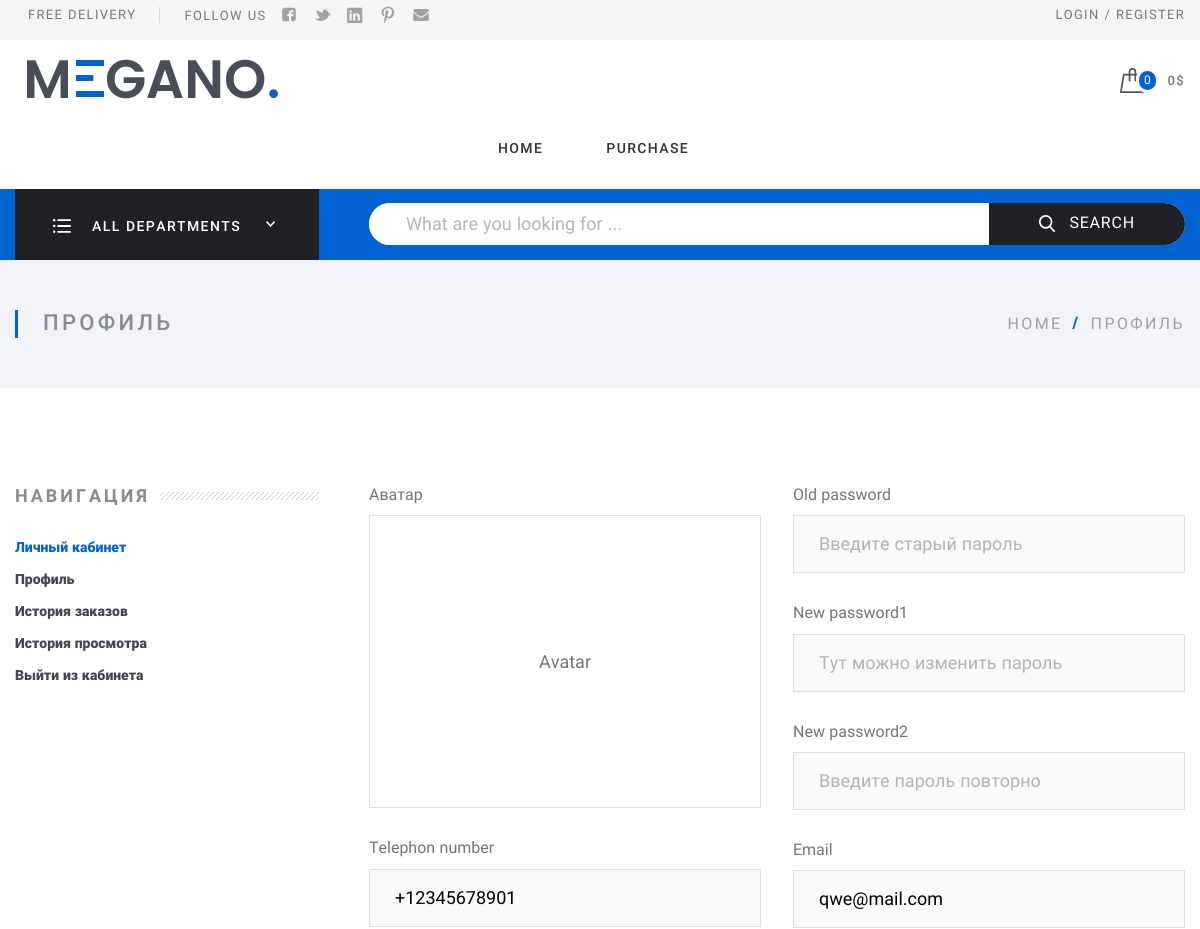
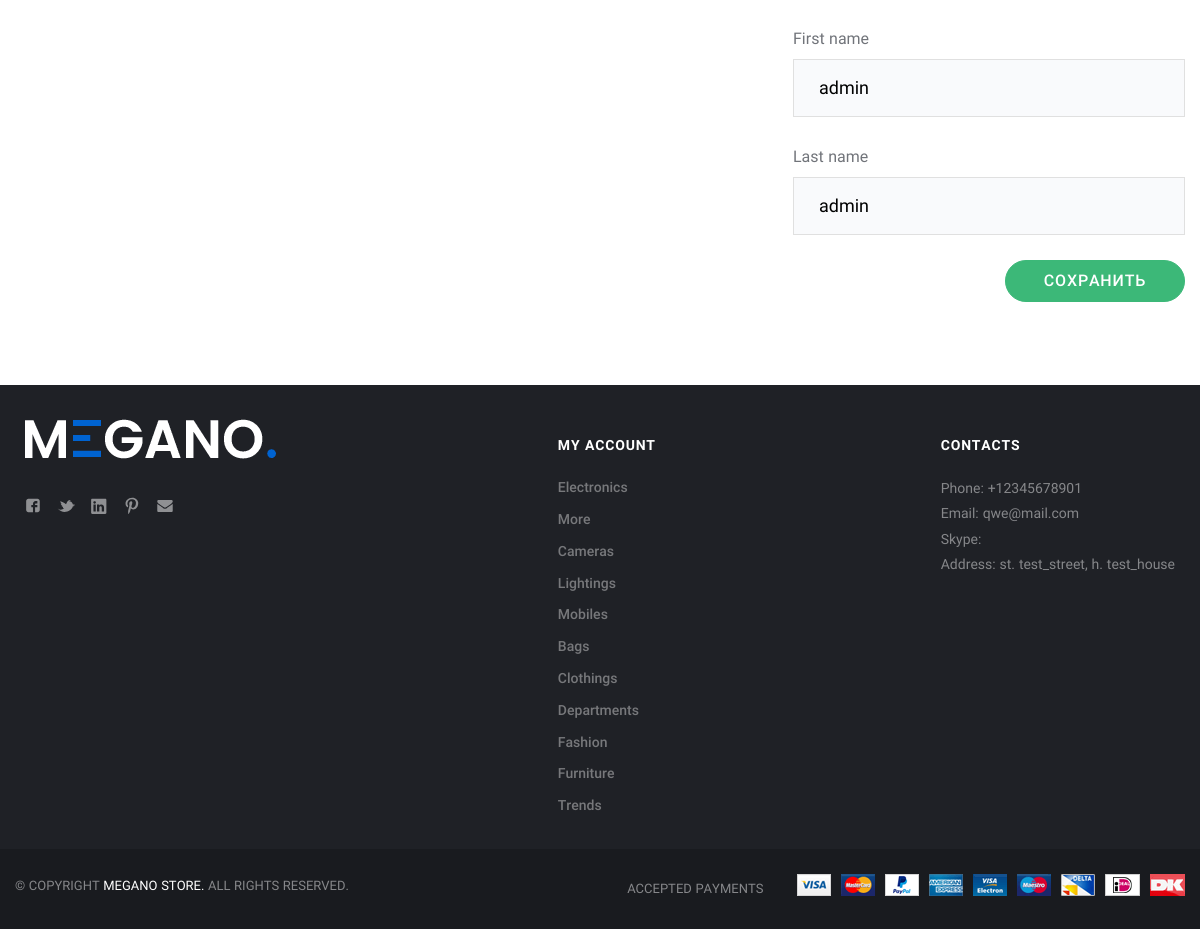
Screenshot of /profile/profile/ (signed in) with the database file from the repository (2 pictures, top to bottom).
### app_profile/models.py (models this page shows, shortened)
class Profile(models.Model):
    user = models.OneToOneField(User, on_delete=models.CASCADE, verbose_name=_('user'))
    balance = models.DecimalField(max_digits=6, decimal_places=2, default=0, verbose_name=_('balance'))
    avatar = models.ImageField(upload_to=tools.get_path ,blank=True, null=True, validators=[validators.validate_image, ], verbose_name=_('avatar'))
    telephon_number = models.CharField(max_length=12, unique=True, blank=True, validators=(validators.phone_number_validator, ), verbose_name=_('telephon number'))
    city = models.CharField(max_length=100, blank=True, verbose_name=_('city'))
    address = models.CharField(max_length=150, blank=True, verbose_name=_('address'))
    card = models.CharField(max_length=8, blank=True, validators=[validate_card_even, validate_card_length], verbose_name=_('card'))

### app_shop/models.py (models this page shows, shortened)
class CategoryMPTT(utility.StrMixin, MPTTModel):
    title = models.CharField(max_length=150, unique=True, verbose_name=_('title'))
    slug = models.SlugField(blank=True, verbose_name=_('slug'))
    parent = TreeForeignKey('self', on_delete=models.CASCADE, null=True, blank=True, related_name='children')
    image = models.FileField(upload_to=tools.get_path_category, blank=True, null=True, default='app_shop/categories/Electronics_gpKEGby.svg', verbose_name=_('image'))
    class MPTTMeta:
        order_insertion_by = ('title', )

### app_profile/views.py (the view, shortened to what this page needs)
# urls.py: path('profile/', views.ProfileView.as_view(), name='profile'),
class ProfileView(LoginRequiredMixin, BasketContextMixin, CategoryContextMixin, UpdateView):
    template_name = 'app_profile/profile.html'
    form_class = forms.ChangeProfileForm
    model = models.Profile
    def get_context_data(self, **kwargs):
        context =  super().get_context_data(**kwargs)
        context['form_user'] = forms.ChangeUserForm(self.request.user, initial={
            'email': self.request.user.email,
            'first_name': self.request.user.first_name,
            'last_name': self.request.user.last_name,
            })
        return context
    def get_object(self):
        return self.model.objects.get(user=self.request.user)

### app_profile/forms.py (shortened to what this page needs)
class ChangeProfileForm(forms.ModelForm):
    avatar = forms.FileField(widget=forms.FileInput({'class': 'Profile-file form-input',
                'id': 'avatar',
                'data-validate': 'onlyImgAvatar',
                'name': 'avatar',
                'type': 'file',}), required=False)
    class Meta:
        model = models.Profile
        fields = ('avatar', 'telephon_number', )
        widgets = {
            'telephon_number': forms.TextInput(attrs={
                'class': 'form-input',
                'id': 'phone',
                'name': 'phone',
                'type': 'text',
                }),
        }

class ChangeUserForm(PasswordChangeForm, forms.ModelForm):
    email, first_name, last_name, old_password, new_password1, new_password2 = (
        forms.CharField(widget=forms.TextInput(attrs={
            'class': class_field,
            'id': id_field,
            'name': name_field,
            'type': type_field,
            'placeholder': placeholder_field,
            'value': value_field,
        }), required=False) for class_field, id_field, name_field, type_field, placeholder_field, value_field, in (
            ('form-input', 'mail', 'mail', 'text', '', ''),
            ('form-input', 'name', 'name', 'text', '', ''),
            ('form-input', 'name', 'name', 'text', '', ''),
            ('form-input', 'old_password', 'old_password', 'password', 'Введите старый пароль', ''),
            ('form-input', 'new_password1', 'new_password1', 'password', 'Тут можно изменить пароль', ''),
            ('form-input', 'new_password2', 'new_password2', 'password', 'Введите пароль повторно', '')
        )
    )
    class Meta:
        model = User
        fields = ('email', 'first_name', 'last_name')

### app_shop/templatetags/get_admin_data.py (called while the page is built)
@register.simple_tag
def get_admin_data():
    admin = Profile.objects.select_related('user').filter(user__is_staff=True).first()
    return admin

### app_shop/templatetags/total_price.py (called while the page is built)
@register.filter(name='total_price')
def total_price(values):
    total_price = 0
    try:
        for value, count in values.items():
            total_price += value.price * int(count)
    except AttributeError:
        pass
    return total_price

### app_shop/utility.py (called while the page is built)
    def get_context_data(self, **kwargs):
        context = super().get_context_data(**kwargs)
        context['basket'] = cache.get('basket', dict())
        return context

### app_profile/templates/app_profile/profile.html (shortened to what this page needs)
{% extends 'app_profile/app_profile_base.html' %}
{% load static %}
{% block main %}
<div class="Middle Middle_top">
	{% with title='Профиль' span='Профиль' %}
		{% include 'inc/header/_middle.html' %}
	{% endwith %}
	<div class="Section Section_column Section_columnLeft">
		<div class="wrap">
			<div class="Section-column">
				<div class="Section-columnSection">
					<header class="Section-header">
						<strong class="Section-title">Навигация</strong>
					</header>
					<div class="Section-columnContent">
						{% block navigate_profile %}
							{% include 'app_profile/inc/_navigate_profile.html' %}
						{% endblock %}
					</div>
				</div>
			</div>
			<div class="Section-content">
				<div class="Profile">
					<form class="form Profile-form" method="post" enctype="multipart/form-data">
						<div class="row">
							<div class="row-block">
								<div class="form-group">
									<label class="form-label" for="avatar">Аватар</label>
									<div class="Profile-avatar Profile-avatar_noimg">
										<label class="Profile-fileLabel" for="avatar">{{form.avatar.label}}</label>
									</div>
								</div>
								<div class="form-group">
									<label class="form-label" for="name">{{form.telephon_number.label}}</label>
									{{form.telephon_number}}
								</div>
							</div>
							<div class="row-block">
								{% for field in form_user %}
									<div class="form-group">
										<label class="form-label">{{field.label}}</label>
										{{field}}
									</div>
								{% endfor %}
								<div class="form-group">
									<div class="Profile-btn">
										<button class="btn btn_success" type="submit">Сохранить</button>
									</div>
								</div>
							</div>
						</div>
					</form>
				</div>
			</div>
		</div>
	</div>
</div>
{% endblock %}

### templates/inc/footer/_my_account.html
<div class="row-block">
	<strong class="Footer-title">My Account</strong>
	<ul class="menu menu_vt Footer-menu">
    {% for category in categories %}
    <li class="menu-item">
			<a class="menu-link" href="{% url 'category' category.slug %}">{{category.title}}</a>
		</li>
    {% endfor %}
</div>

### templates/inc/footer/_contacts.html
{% load get_admin_data %}
{% get_admin_data as admin %}
<div class="row-block">
<strong class="Footer-title">Contacts</strong>
<p>
    Phone: {{admin.telephon_number}}
    <br>
    Email: {{admin.user.email}}
    <br>
    Skype:
    <br>
    Address: {{admin.address}}
</p>
</div>

### project/static/assets/css/basic.css (style rules this page uses)
html { font-family: sans-serif; -ms-text-size-adjust: 100%; -webkit-text-size-adjust: 100%; }
body { margin: 0; }
article, aside, details, figcaption, figure, footer, header, main, menu, nav, section, summary { display: block; }
a { background-color: transparent; -webkit-text-decoration-skip: objects; }
b, strong { font-weight: inherit; }
b, strong { font-weight: bolder; }
button, input, select, textarea { font: inherit; margin: 0; }
button, input { overflow: visible; }
button, select { text-transform: none; }
button, html [type="button"], [type="reset"], [type="submit"] { -webkit-appearance: button; }
.btn { display: inline-flex; align-items: center; justify-content: center; min-height: 42px; border: 1px solid #fff; border-color: #fff; border-radius: 100px; background: #fff; padding: 3px 15px; line-height: 1.2em; text-align: center; color: #424650; text-decoration: none; position: relative; font-size: 16px; border-color: #fff; color: #424650; background: #fff; transition: all 200ms; font-weight: 500; text-transform: uppercase; letter-spacing: 0.8px; padding-left: 38px; padding-right: 38px; }
.btn_success { border-color: #3cb878; color: #fff; background: #3cb878; transition: all 200ms; }
label { display: inline-block; }
input[type="text"], input[type="password"], input[type="tel"], input[type="email"] { padding: 5px 25px; min-height: 56px; border: 1px solid #e0e0e0; background-color: #fff; display: block; font-size: 18px; box-sizing: border-box; min-width: 250px; line-height: 1.3em; }
.form { margin-top: 39px; display: block; width: 100%; }
.form .form-input { width: 100%; box-sizing: border-box; padding: 5px 25px; border-radius: 0px; border: 1px solid #e0e0e0; font-size: 18px; background-color: #f9fafc; line-height: 46px; }
.form-label { display: block; color: #71747a; font-size: 16px; margin-bottom: 5px; }
.form-group + .form-group { margin-top: 25px; }
.menu { width: 100%; position: relative; line-height: 1.2em; margin: 0; padding: 0; display: block; font-weight: bold; }
.menu:before, .menu:after { content: ""; display: table; }
.menu:after { clear: both; }
.menu ul, .menu li { list-style: none; padding: 0; margin: 0; }
.menu ul:after, .menu li:after { display: none; }
.menu_vt { visibility: visible; }
.menu_vt .menu-item { display: block; font-weight: 800; font-size: 14px; line-height: 1.2em; }
.menu_vt .menu-item + .menu-item { margin-top: 10px; }
.menu_vt .menu-link { color: #424650; border: none; position: relative; display: inline-block; padding-left: 0px; padding-right: 0px; padding-bottom: 5px; }
.menu_vt .menu-link:after { content: ''; height: 2px; left: 50%; bottom: 0; right: 50%; background: #0063d1; z-index: -1; position: absolute; transition: left 400ms cubic-bezier(0.215, 0.61, 0.355, 1), right 400ms cubic-bezier(0.215, 0.61, 0.355, 1); }
.row { width: 100%; display: flex; justify-content: space-between; flex: 0 0 100%; }
.row:before, .row:after { content: ""; display: table; }
.row:after { clear: both; }
.row-block { display: block; flex-grow: 0; width: 100%; }
.row-block + .row-block { margin-left: 2rem; }
html { height: 100%; width: 100%; display: block; font-family: Roboto, Verdana, Arial, "Helvetica CY", Helvetica, "Nimbus Sans L", sans-serif; }
body { min-height: 100%; font-size: 16px; color: #424650; line-height: 1.3em; text-align: left; position: relative; min-width: 320px; background: #fff; display: flex; flex-direction: column; }
* { box-sizing: border-box; }
a { text-decoration: none; color: #0063d1; border-bottom: 1px solid #84beff; border-bottom: 1px solid rgba(0,99,209,0); padding-bottom: 0; cursor: pointer; }
p { margin: 0; margin-bottom: 20px; }
p:last-child { margin-bottom: 0; }
ul { margin: 20px 0; padding: 0 0 0 8px; list-style: none; line-height: 1.5em; }
ul li { position: relative; list-style: none; }
ul li:after { content: ' '; width: 4px; height: 4px; position: absolute; top: 10px; left: -8px; border-radius: 10px; }
.wrap { padding: 0 15px; max-width: 1630px; min-width: 320px; width: 100%; box-sizing: border-box; margin: 0 auto; position: relative; }

### rows the page displays
Profile: telephon_number "+12345678901", user.email "qwe@mail.com", address "st. test_street, h. test_house"
CategoryMPTT: title "Electronics"
CategoryMPTT: title "More"
CategoryMPTT: title "Cameras"
CategoryMPTT: title "Lightings"
CategoryMPTT: title "Mobiles"
CategoryMPTT: title "Bags"
CategoryMPTT: title "Clothings"
CategoryMPTT: title "Departments"
CategoryMPTT: title "Fashion"
CategoryMPTT: title "Furniture"
CategoryMPTT: title "Trends"

### other values shown
{{ basket|length }} "0"
{{ basket|total_price }} "0"
{{ title }} "ПРОФИЛЬ"
{{ span }} "ПРОФИЛЬ"
{{ field.label }} "Old password" "New password1" "New password2" "Email" "First name" "Last name"
